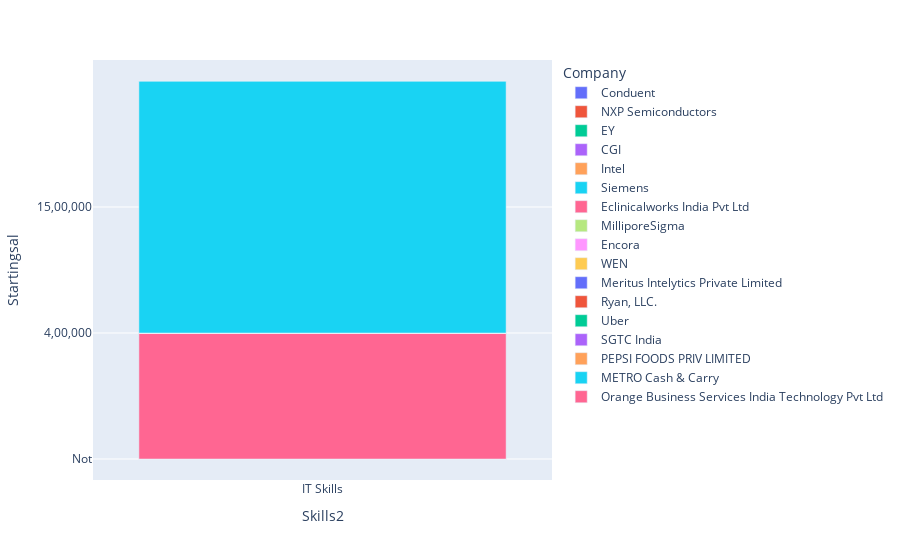

Notebook cell for this chart:
### Markdown cell above
###  which companies are using the job skills2(AI) with the Maximum Salary

### Code cell
import plotly.express as px
fig = px.bar(df_naukri[:20], x ="Skills2", y="Startingsal", color="Company")
fig.show()

### Figure 1 — Plotly figure (JSON) as saved in the notebook; plotly's stock layout.template omitted (floating-point values rounded to 4 significant figures)
{"data": [{"alignmentgroup": "True", "hovertemplate": "Company=Conduent<br>Skills2=%{x}<br>Startingsal=%{y}<extra></extra>", "legendgroup": "Conduent", "marker": {"color": "#636efa", "pattern": {"shape": ""}}, "name": "Conduent", "offsetgroup": "Conduent", "orientation": "v", "showlegend": true, "textposition": "auto", "type": "bar", "x": ["IT Skills"], "xaxis": "x", "y": ["Not"], "yaxis": "y"}, {"alignmentgroup": "True", "hovertemplate": "Company=NXP Semiconductors<br>Skills2=%{x}<br>Startingsal=%{y}<extra></extra>", "legendgroup": "NXP Semiconductors", "marker": {"color": "#EF553B", "pattern": {"shape": ""}}, "name": "NXP Semiconductors", "offsetgroup": "NXP Semiconductors", "orientation": "v", "showlegend": true, "textposition": "auto", "type": "bar", "x": ["IT Skills"], "xaxis": "x", "y": ["Not"], "yaxis": "y"}, {"alignmentgroup": "True", "hovertemplate": "Company=EY<br>Skills2=%{x}<br>Startingsal=%{y}<extra></extra>", "legendgroup": "EY", "marker": {"color": "#00cc96", "pattern": {"shape": ""}}, "name": "EY", "offsetgroup": "EY", "orientation": "v", "showlegend": true, "textposition": "auto", "type": "bar", "x": ["IT Skills", "IT Skills"], "xaxis": "x", "y": ["Not", "Not"], "yaxis": "y"}, {"alignmentgroup": "True", "hovertemplate": "Company=CGI<br>Skills2=%{x}<br>Startingsal=%{y}<extra></extra>", "legendgroup": "CGI", "marker": {"color": "#ab63fa", "pattern": {"shape": ""}}, "name": "CGI", "offsetgroup": "CGI", "orientation": "v", "showlegend": true, "textposition": "auto", "type": "bar", "x": ["IT Skills"], "xaxis": "x", "y": ["Not"], "yaxis": "y"}, {"alignmentgroup": "True", "hovertemplate": "Company=Intel<br>Skills2=%{x}<br>Startingsal=%{y}<extra></extra>", "legendgroup": "Intel", "marker": {"color": "#FFA15A", "pattern": {"shape": ""}}, "name": "Intel", "offsetgroup": "Intel", "orientation": "v", "showlegend": true, "textposition": "auto", "type": "bar", "x": ["IT Skills", "IT Skills"], "xaxis": "x", "y": ["Not", "Not"], "yaxis": "y"}, {"alignmentgroup": "True", "hovertemplate": "Company=Siemens<br>Skills2=%{x}<br>Startingsal=%{y}<extra></extra>", "legendgroup": "Siemens", "marker": {"color": "#19d3f3", "pattern": {"shape": ""}}, "name": "Siemens", "offsetgroup": "Siemens", "orientation": "v", "showlegend": true, "textposition": "auto", "type": "bar", "x": ["IT Skills"], "xaxis": "x", "y": ["Not"], "yaxis": "y"}, {"alignmentgroup": "True", "hovertemplate": "Company=Eclinicalworks India Pvt Ltd<br>Skills2=%{x}<br>Startingsal=%{y}<extra></extra>", "legendgroup": "Eclinicalworks India Pvt Ltd", "marker": {"color": "#FF6692", "pattern": {"shape": ""}}, "name": "Eclinicalworks India Pvt Ltd", "offsetgroup": "Eclinicalworks India Pvt Ltd", "orientation": "v", "showlegend": true, "textposition": "auto", "type": "bar", "x": ["IT Skills"], "xaxis": "x", "y": ["4,00,000"], "yaxis": "y"}, {"alignmentgroup": "True", "hovertemplate": "Company=MilliporeSigma<br>Skills2=%{x}<br>Startingsal=%{y}<extra></extra>", "legendgroup": "MilliporeSigma", "marker": {"color": "#B6E880", "pattern": {"shape": ""}}, "name": "MilliporeSigma", "offsetgroup": "MilliporeSigma", "orientation": "v", "showlegend": true, "textposition": "auto", "type": "bar", "x": ["IT Skills"], "xaxis": "x", "y": ["Not"], "yaxis": "y"}, {"alignmentgroup": "True", "hovertemplate": "Company=Encora<br>Skills2=%{x}<br>Startingsal=%{y}<extra></extra>", "legendgroup": "Encora", "marker": {"color": "#FF97FF", "pattern": {"shape": ""}}, "name": "Encora", "offsetgroup": "Encora", "orientation": "v", "showlegend": true, "textposition": "auto", "type": "bar", "x": ["IT Skills"], "xaxis": "x", "y": ["Not"], "yaxis": "y"}, {"alignmentgroup": "True", "hovertemplate": "Company=WEN<br>Skills2=%{x}<br>Startingsal=%{y}<extra></extra>", "legendgroup": "WEN", "marker": {"color": "#FECB52", "pattern": {"shape": ""}}, "name": "WEN", "offsetgroup": "WEN", "orientation": "v", "showlegend": true, "textposition": "auto", "type": "bar", "x": ["IT Skills"], "xaxis": "x", "y": ["Not"], "yaxis": "y"}, {"alignmentgroup": "True", "hovertemplate": "Company=Meritus Intelytics Private Limited<br>Skills2=%{x}<br>Startingsal=%{y}<extra></extra>", "legendgroup": "Meritus Intelytics Private Limited", "marker": {"color": "#636efa", "pattern": {"shape": ""}}, "name": "Meritus Intelytics Private Limited", "offsetgroup": "Meritus Intelytics Private Limited", "orientation": "v", "showlegend": true, "textposition": "auto", "type": "bar", "x": ["IT Skills"], "xaxis": "x", "y": ["Not"], "yaxis": "y"}, {"alignmentgroup": "True", "hovertemplate": "Company=Ryan, LLC.<br>Skills2=%{x}<br>Startingsal=%{y}<extra></extra>", "legendgroup": "Ryan, LLC.", "marker": {"color": "#EF553B", "pattern": {"shape": ""}}, "name": "Ryan, LLC.", "offsetgroup": "Ryan, LLC.", "orientation": "v", "showlegend": true, "textposition": "auto", "type": "bar", "x": ["IT Skills"], "xaxis": "x", "y": ["Not"], "yaxis": "y"}, {"alignmentgroup": "True", "hovertemplate": "Company=Uber<br>Skills2=%{x}<br>Startingsal=%{y}<extra></extra>", "legendgroup": "Uber", "marker": {"color": "#00cc96", "pattern": {"shape": ""}}, "name": "Uber", "offsetgroup": "Uber", "orientation": "v", "showlegend": true, "textposition": "auto", "type": "bar", "x": ["IT Skills"], "xaxis": "x", "y": ["Not"], "yaxis": "y"}, {"alignmentgroup": "True", "hovertemplate": "Company=SGTC India<br>Skills2=%{x}<br>Startingsal=%{y}<extra></extra>", "legendgroup": "SGTC India", "marker": {"color": "#ab63fa", "pattern": {"shape": ""}}, "name": "SGTC India", "offsetgroup": "SGTC India", "orientation": "v", "showlegend": true, "textposition": "auto", "type": "bar", "x": ["IT Skills", "IT Skills"], "xaxis": "x", "y": ["Not", "Not"], "yaxis": "y"}, {"alignmentgroup": "True", "hovertemplate": "Company=PEPSI FOODS PRIV LIMITED<br>Skills2=%{x}<br>Startingsal=%{y}<extra></extra>", "legendgroup": "PEPSI FOODS PRIV LIMITED", "marker": {"color": "#FFA15A", "pattern": {"shape": ""}}, "name": "PEPSI FOODS PRIV LIMITED", "offsetgroup": "PEPSI FOODS PRIV LIMITED", "orientation": "v", "showlegend": true, "textposition": "auto", "type": "bar", "x": ["IT Skills"], "xaxis": "x", "y": ["Not"], "yaxis": "y"}, {"alignmentgroup": "True", "hovertemplate": "Company=METRO Cash & Carry<br>Skills2=%{x}<br>Startingsal=%{y}<extra></extra>", "legendgroup": "METRO Cash & Carry", "marker": {"color": "#19d3f3", "pattern": {"shape": ""}}, "name": "METRO Cash & Carry", "offsetgroup": "METRO Cash & Carry", "orientation": "v", "showlegend": true, "textposition": "auto", "type": "bar", "x": ["IT Skills"], "xaxis": "x", "y": ["15,00,000"], "yaxis": "y"}, {"alignmentgroup": "True", "hovertemplate": "Company=Orange Business Services India Technology Pvt Ltd<br>Skills2=%{x}<br>Startingsal=%{y}<extra></extra>", "legendgroup": "Orange Business Services India Technology Pvt Ltd", "marker": {"color": "#FF6692", "pattern": {"shape": ""}}, "name": "Orange Business Services India Technology Pvt Ltd", "offsetgroup": "Orange Business Services India Technology Pvt Ltd", "orientation": "v", "showlegend": true, "textposition": "auto", "type": "bar", "x": ["IT Skills"], "xaxis": "x", "y": ["Not"], "yaxis": "y"}], "layout": {"barmode": "relative", "legend": {"title": {"text": "Company"}, "tracegroupgap": 0}, "margin": {"t": 60}, "xaxis": {"anchor": "y", "domain": [0, 1], "title": {"text": "Skills2"}}, "yaxis": {"anchor": "x", "domain": [0, 1], "title": {"text": "Startingsal"}}}}
